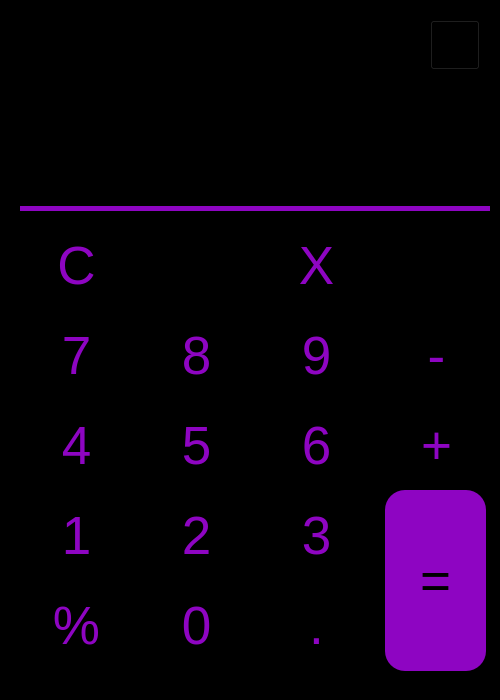
<?xml version="1.0" encoding="UTF-8"?>
<ui version="4.0">
 <class>MainWindow</class>
 <widget class="QMainWindow" name="MainWindow">
  <property name="geometry">
   <rect>
    <x>0</x>
    <y>0</y>
    <width>500</width>
    <height>700</height>
   </rect>
  </property>
  <property name="maximumSize">
   <size>
    <width>500</width>
    <height>700</height>
   </size>
  </property>
  <property name="windowTitle">
   <string>Kalculator</string>
  </property>
  <property name="styleSheet">
   <string notr="true">background-color: #000000;</string>
  </property>
  <widget class="QWidget" name="centralwidget">
   <widget class="QPushButton" name="one">
    <property name="geometry">
     <rect>
      <x>30</x>
      <y>500</y>
      <width>93</width>
      <height>71</height>
     </rect>
    </property>
    <property name="font">
     <font>
      <pointsize>40</pointsize>
     </font>
    </property>
    <property name="styleSheet">
     <string notr="true">QPushButton#one{
	color: #8E05C2;
	border-radius: 20px;
}
QPushButton#one:pressed{
	background-color: #EEEEEE;
}</string>
    </property>
    <property name="text">
     <string>1</string>
    </property>
    <property name="shortcut">
     <string>1</string>
    </property>
   </widget>
   <widget class="QPushButton" name="six">
    <property name="geometry">
     <rect>
      <x>270</x>
      <y>410</y>
      <width>93</width>
      <height>71</height>
     </rect>
    </property>
    <property name="font">
     <font>
      <pointsize>40</pointsize>
     </font>
    </property>
    <property name="styleSheet">
     <string notr="true">QPushButton#six{
	color: #8E05C2;
	border-radius: 20px;
}
QPushButton#six:pressed{
	background-color: #EEEEEE;
}</string>
    </property>
    <property name="text">
     <string>6</string>
    </property>
    <property name="shortcut">
     <string>6</string>
    </property>
   </widget>
   <widget class="QPushButton" name="div">
    <property name="geometry">
     <rect>
      <x>150</x>
      <y>230</y>
      <width>93</width>
      <height>71</height>
     </rect>
    </property>
    <property name="styleSheet">
     <string notr="true">QPushButton#div{
	image: url(:/data/res/divide.png);
	border-radius: 20px;
}
QPushButton#div:pressed{
	background-color: #EEEEEE;
}</string>
    </property>
    <property name="text">
     <string/>
    </property>
    <property name="shortcut">
     <string>/</string>
    </property>
   </widget>
   <widget class="QPushButton" name="five">
    <property name="geometry">
     <rect>
      <x>150</x>
      <y>410</y>
      <width>93</width>
      <height>71</height>
     </rect>
    </property>
    <property name="font">
     <font>
      <pointsize>40</pointsize>
     </font>
    </property>
    <property name="styleSheet">
     <string notr="true">QPushButton#five{
	color: #8E05C2;
	border-radius: 20px;
}
QPushButton#five:pressed{
	background-color: #EEEEEE;
}</string>
    </property>
    <property name="text">
     <string>5</string>
    </property>
    <property name="shortcut">
     <string>5</string>
    </property>
   </widget>
   <widget class="QPushButton" name="clear">
    <property name="geometry">
     <rect>
      <x>30</x>
      <y>230</y>
      <width>93</width>
      <height>71</height>
     </rect>
    </property>
    <property name="font">
     <font>
      <pointsize>40</pointsize>
     </font>
    </property>
    <property name="statusTip">
     <string/>
    </property>
    <property name="styleSheet">
     <string notr="true">QPushButton#clear{
	color: #8E05C2;
	border-radius: 20px;
}
QPushButton#clear:pressed{
	background-color: #EEEEEE;
}</string>
    </property>
    <property name="text">
     <string>C</string>
    </property>
    <property name="shortcut">
     <string>Del</string>
    </property>
   </widget>
   <widget class="QPushButton" name="two">
    <property name="geometry">
     <rect>
      <x>150</x>
      <y>500</y>
      <width>93</width>
      <height>71</height>
     </rect>
    </property>
    <property name="font">
     <font>
      <pointsize>40</pointsize>
     </font>
    </property>
    <property name="styleSheet">
     <string notr="true">QPushButton#two{
	color: #8E05C2;
	border-radius: 20px;
}
QPushButton#two:pressed{
	background-color: #EEEEEE;
}</string>
    </property>
    <property name="text">
     <string>2</string>
    </property>
    <property name="shortcut">
     <string>2</string>
    </property>
   </widget>
   <widget class="QPushButton" name="four">
    <property name="geometry">
     <rect>
      <x>30</x>
      <y>410</y>
      <width>93</width>
      <height>71</height>
     </rect>
    </property>
    <property name="font">
     <font>
      <pointsize>40</pointsize>
     </font>
    </property>
    <property name="styleSheet">
     <string notr="true">QPushButton#four{
	color: #8E05C2;
	border-radius: 20px;
}
QPushButton#four:pressed{
	background-color: #EEEEEE;
}</string>
    </property>
    <property name="text">
     <string>4</string>
    </property>
    <property name="shortcut">
     <string>4</string>
    </property>
   </widget>
   <widget class="QPushButton" name="three">
    <property name="geometry">
     <rect>
      <x>270</x>
      <y>500</y>
      <width>93</width>
      <height>71</height>
     </rect>
    </property>
    <property name="font">
     <font>
      <pointsize>40</pointsize>
     </font>
    </property>
    <property name="styleSheet">
     <string notr="true">QPushButton#three{
	color: #8E05C2;
	border-radius: 20px;
}
QPushButton#three:pressed{
	background-color: #EEEEEE;
}</string>
    </property>
    <property name="text">
     <string>3</string>
    </property>
    <property name="shortcut">
     <string>3</string>
    </property>
   </widget>
   <widget class="QPushButton" name="zero">
    <property name="geometry">
     <rect>
      <x>150</x>
      <y>590</y>
      <width>93</width>
      <height>71</height>
     </rect>
    </property>
    <property name="font">
     <font>
      <pointsize>40</pointsize>
     </font>
    </property>
    <property name="styleSheet">
     <string notr="true">QPushButton#zero{
	color: #8E05C2;
	border-radius: 20px;
}
QPushButton#zero:pressed{
	background-color: #EEEEEE;
}</string>
    </property>
    <property name="text">
     <string>0</string>
    </property>
    <property name="shortcut">
     <string>0</string>
    </property>
   </widget>
   <widget class="QPushButton" name="equals">
    <property name="geometry">
     <rect>
      <x>385</x>
      <y>490</y>
      <width>101</width>
      <height>181</height>
     </rect>
    </property>
    <property name="font">
     <font>
      <pointsize>40</pointsize>
     </font>
    </property>
    <property name="styleSheet">
     <string notr="true">QPushButton#equals {
	background-color: #8E05C2;
	color: #000000;
	border-radius: 20px;
}
QPushButton#equals:pressed {
	color: #8E05C2;
	background-color: #000000;
}</string>
    </property>
    <property name="text">
     <string>=</string>
    </property>
    <property name="shortcut">
     <string>Enter</string>
    </property>
   </widget>
   <widget class="QPushButton" name="mod">
    <property name="geometry">
     <rect>
      <x>30</x>
      <y>590</y>
      <width>93</width>
      <height>71</height>
     </rect>
    </property>
    <property name="font">
     <font>
      <pointsize>40</pointsize>
     </font>
    </property>
    <property name="styleSheet">
     <string notr="true">QPushButton#mod{
	color: #8E05C2;
	border-radius: 20px;
}
QPushButton#mod:pressed{
	background-color: #EEEEEE;
}</string>
    </property>
    <property name="text">
     <string>%</string>
    </property>
   </widget>
   <widget class="QPushButton" name="deci">
    <property name="geometry">
     <rect>
      <x>270</x>
      <y>590</y>
      <width>93</width>
      <height>71</height>
     </rect>
    </property>
    <property name="font">
     <font>
      <pointsize>40</pointsize>
     </font>
    </property>
    <property name="styleSheet">
     <string notr="true">QPushButton#deci{
	color: #8E05C2;
	border-radius: 20px;
}
QPushButton#deci:pressed{
	background-color: #EEEEEE;
}</string>
    </property>
    <property name="text">
     <string>.</string>
    </property>
    <property name="shortcut">
     <string>.</string>
    </property>
   </widget>
   <widget class="QPushButton" name="mul">
    <property name="geometry">
     <rect>
      <x>270</x>
      <y>230</y>
      <width>93</width>
      <height>71</height>
     </rect>
    </property>
    <property name="font">
     <font>
      <pointsize>40</pointsize>
     </font>
    </property>
    <property name="styleSheet">
     <string notr="true">QPushButton#mul{
	color: #8E05C2;
	border-radius: 20px;
}
QPushButton#mul:pressed{
	background-color: #EEEEEE;
}</string>
    </property>
    <property name="text">
     <string>X</string>
    </property>
    <property name="shortcut">
     <string>*</string>
    </property>
   </widget>
   <widget class="QPushButton" name="delete_2">
    <property name="geometry">
     <rect>
      <x>390</x>
      <y>230</y>
      <width>93</width>
      <height>71</height>
     </rect>
    </property>
    <property name="styleSheet">
     <string notr="true">QPushButton#delete_2{
	image: url(:/data/res/backspace-arrow.png);
	border-radius: 20px;
}
QPushButton#delete_2:pressed{
	background-color: #EEEEEE;
}</string>
    </property>
    <property name="text">
     <string/>
    </property>
    <property name="shortcut">
     <string>Backspace</string>
    </property>
   </widget>
   <widget class="QPushButton" name="add">
    <property name="geometry">
     <rect>
      <x>390</x>
      <y>410</y>
      <width>93</width>
      <height>71</height>
     </rect>
    </property>
    <property name="font">
     <font>
      <pointsize>40</pointsize>
     </font>
    </property>
    <property name="styleSheet">
     <string notr="true">QPushButton#add{
	color: #8E05C2;
	border-radius: 20px;
}
QPushButton#add:pressed{
	background-color: #EEEEEE;
}</string>
    </property>
    <property name="text">
     <string>+</string>
    </property>
    <property name="shortcut">
     <string>+</string>
    </property>
   </widget>
   <widget class="QPushButton" name="seven">
    <property name="geometry">
     <rect>
      <x>30</x>
      <y>320</y>
      <width>93</width>
      <height>71</height>
     </rect>
    </property>
    <property name="font">
     <font>
      <pointsize>40</pointsize>
     </font>
    </property>
    <property name="styleSheet">
     <string notr="true">QPushButton#seven{
	color: #8E05C2;
	border-radius: 20px;
}
QPushButton#seven:pressed{
	background-color: #EEEEEE;
}</string>
    </property>
    <property name="text">
     <string>7</string>
    </property>
    <property name="shortcut">
     <string>7</string>
    </property>
   </widget>
   <widget class="QPushButton" name="nine">
    <property name="geometry">
     <rect>
      <x>270</x>
      <y>320</y>
      <width>93</width>
      <height>71</height>
     </rect>
    </property>
    <property name="font">
     <font>
      <pointsize>40</pointsize>
     </font>
    </property>
    <property name="styleSheet">
     <string notr="true">QPushButton#nine{
	color: #8E05C2;
	border-radius: 20px;
}
QPushButton#nine:pressed{
	background-color: #EEEEEE;
}</string>
    </property>
    <property name="text">
     <string>9</string>
    </property>
    <property name="shortcut">
     <string>9</string>
    </property>
   </widget>
   <widget class="QPushButton" name="sub">
    <property name="geometry">
     <rect>
      <x>390</x>
      <y>320</y>
      <width>93</width>
      <height>71</height>
     </rect>
    </property>
    <property name="font">
     <font>
      <pointsize>40</pointsize>
     </font>
    </property>
    <property name="styleSheet">
     <string notr="true">QPushButton#sub{
	color: #8E05C2;	
	border-radius: 20px;
}
QPushButton#sub:pressed{
	background-color: #EEEEEE;	
}</string>
    </property>
    <property name="text">
     <string>-</string>
    </property>
    <property name="shortcut">
     <string>-</string>
    </property>
   </widget>
   <widget class="QPushButton" name="eight">
    <property name="geometry">
     <rect>
      <x>150</x>
      <y>320</y>
      <width>93</width>
      <height>71</height>
     </rect>
    </property>
    <property name="font">
     <font>
      <pointsize>40</pointsize>
     </font>
    </property>
    <property name="styleSheet">
     <string notr="true">QPushButton#eight{
	color: #8E05C2;
	border-radius: 20px;
}
QPushButton#eight:pressed{
	background-color: #EEEEEE;
}</string>
    </property>
    <property name="text">
     <string>8</string>
    </property>
    <property name="shortcut">
     <string>8</string>
    </property>
   </widget>
   <widget class="QLineEdit" name="screen">
    <property name="geometry">
     <rect>
      <x>20</x>
      <y>90</y>
      <width>470</width>
      <height>121</height>
     </rect>
    </property>
    <property name="font">
     <font>
      <pointsize>20</pointsize>
     </font>
    </property>
    <property name="styleSheet">
     <string notr="true">QLineEdit#screen{
	border: 5px solid #8E05C2;
	border-top: 0px;
	border-left: 0px;
	border-right: 0px;
	color: #8E05C2;
}</string>
    </property>
    <property name="text">
     <string/>
    </property>
    <property name="alignment">
     <set>Qt::AlignRight|Qt::AlignTrailing|Qt::AlignVCenter</set>
    </property>
   </widget>
   <widget class="QPushButton" name="info">
    <property name="geometry">
     <rect>
      <x>430</x>
      <y>20</y>
      <width>50</width>
      <height>50</height>
     </rect>
    </property>
    <property name="styleSheet">
     <string notr="true">QPushButton#info{
	image: url(:/data/res/information.png);
}
QPushButton#info:pressed{
	background-color: #EEEEEE;
}</string>
    </property>
    <property name="text">
     <string/>
    </property>
    <property name="shortcut">
     <string>Ctrl+I</string>
    </property>
   </widget>
  </widget>
 </widget>
 <resources>
  <include location="main.qrc"/>
 </resources>
 <connections/>
</ui>
